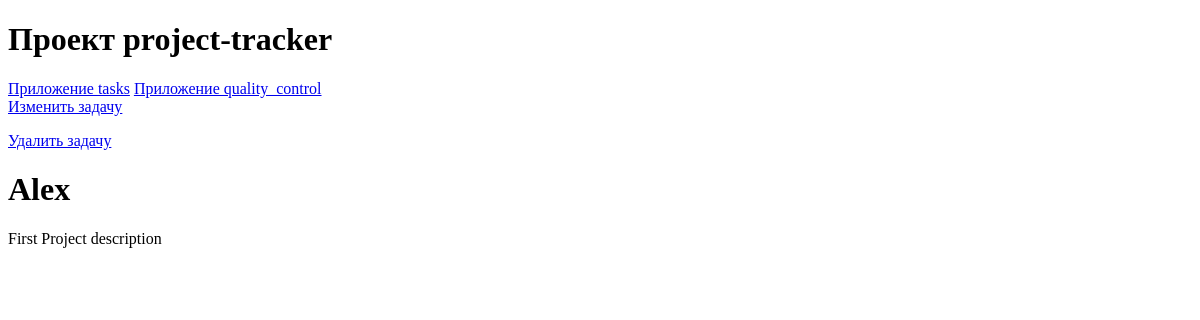
/projects/1/tasks/1/, run on an earlier commit of the app's database.
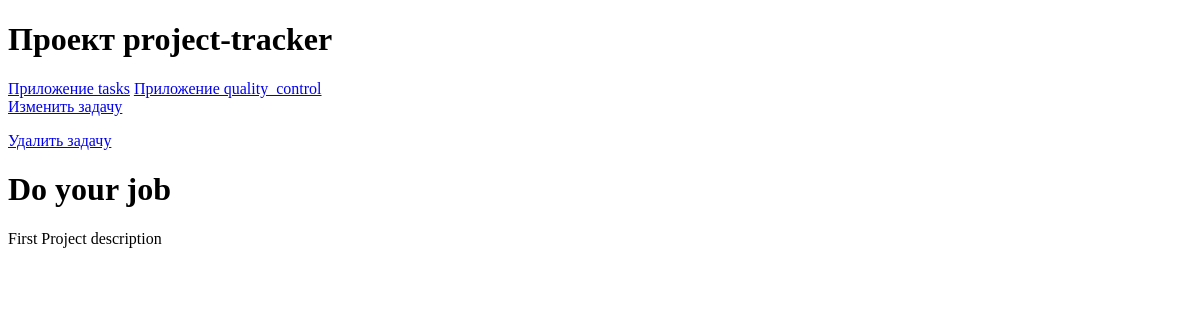
And on a later commit of the database.
### tasks/models.py (models this page shows)
class Task(models.Model):
    STATUS_CHOICES = [
        ('New', 'Новая'),
        ('In_progress', 'В работе'),
        ('Completed', 'Завершена'),
    ]
    project = models.ForeignKey(
        Project,
        related_name='tasks',
        on_delete=models.CASCADE
    )
    name = models.CharField(max_length=100)
    description = models.TextField()
    created_at = models.DateTimeField(auto_now_add=True)
    updated_at = models.DateTimeField(auto_now=True)
    assignee = models.ForeignKey(
        User,
        related_name='tasks',
        on_delete=models.SET_NULL,
        null=True,
        blank=True
    )
    status = models.CharField(
        max_length=50,
        choices=STATUS_CHOICES,
        default='New',
    )

### tasks/views.py (the view)
# urls.py: path('projects/<int:project_id>/tasks/<int:task_id>/', views.TaskDetailView.as_view(), name='task_detail'),
class TaskDetailView(DetailView):
    model = Task
    pk_url_kwarg = 'task_id'
    template_name = 'tasks/task_detail.html'

### tasks/templates/tasks/task_detail.html
{% extends 'base/base.html' %} {% block content %}
<a
  href="{% url 'tasks:update_task' project_id=task.project.id task_id=task.id %}"
  >Изменить задачу</a
>
<p>
  <a
    href="{% url 'tasks:delete_task' project_id=task.project.id task_id=task.id %}"
    onclick="return confirm('Вы уверены, что хотите удалить эту задачу?');"
    >Удалить задачу</a
  >
</p>
<h1>{{ task.name }}</h1>
<p>{{ task.description }}</p>
{% endblock %}

What changed in the data, as far as the page shows it:
changed Task "First Project description": name "Alex" → "Do your job"
